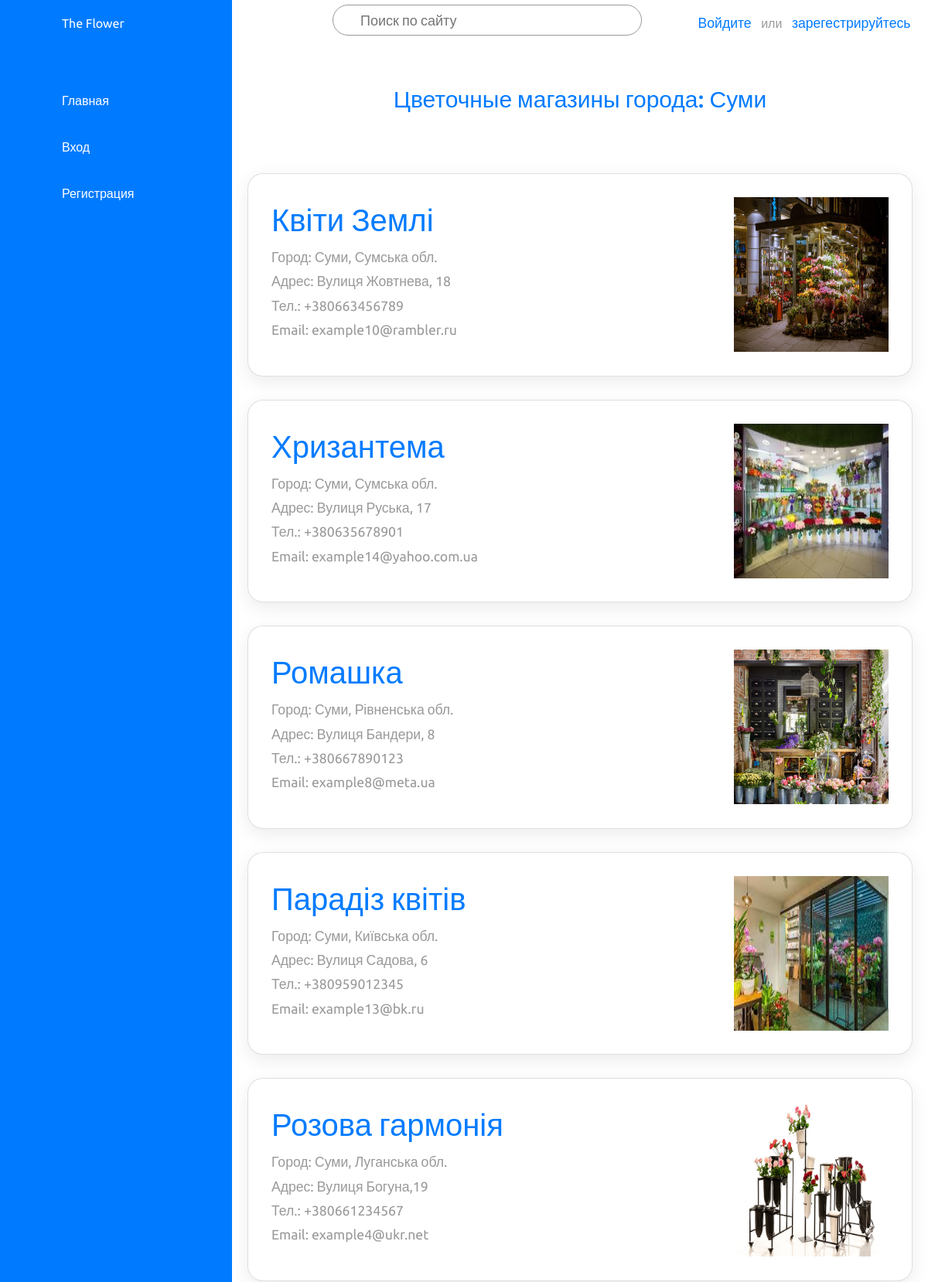
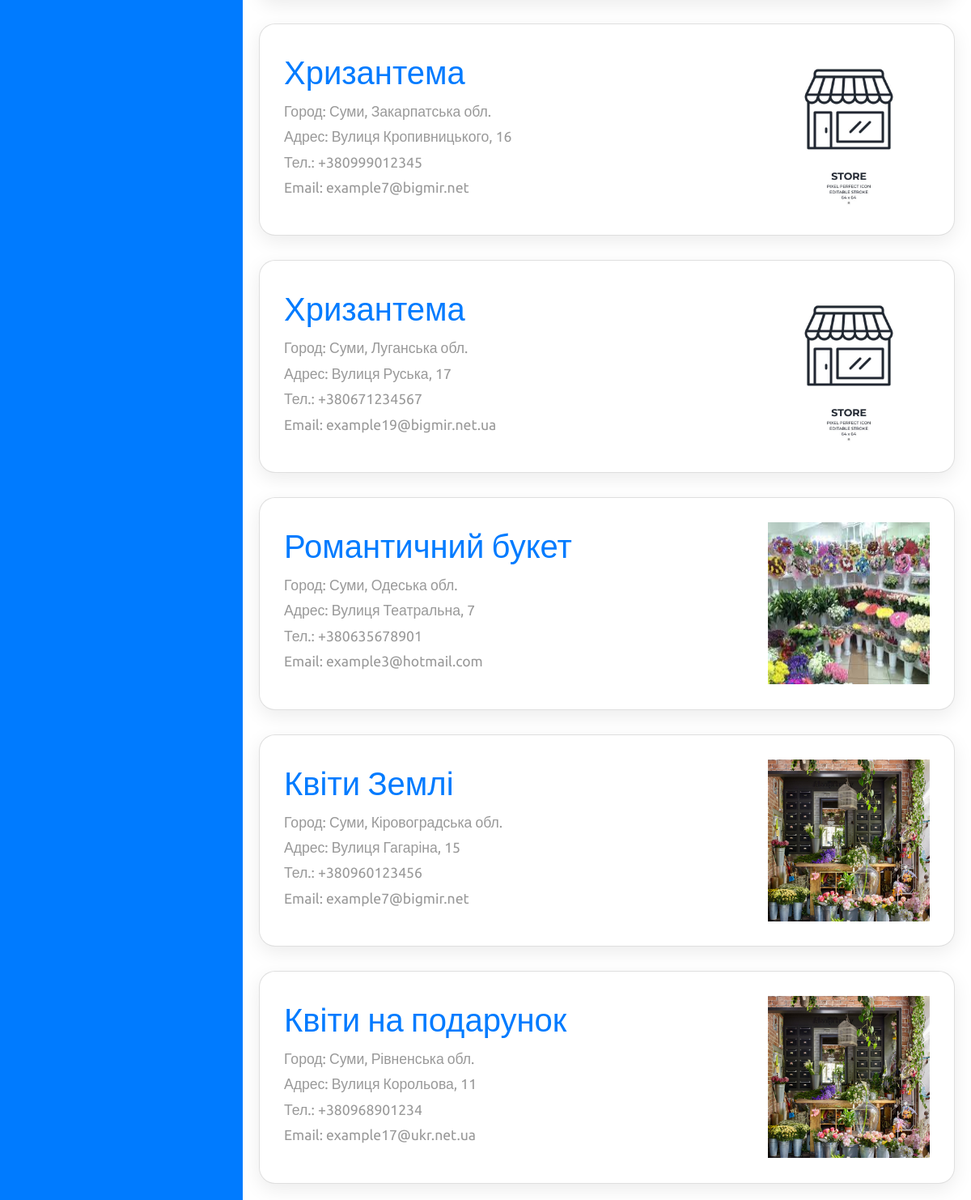
Screenshot of /shops/Sumi/ with the database file from the repository (2 pictures, top to bottom).
### shops/models.py (models this page shows, shortened)
class Shop(models.Model):
    name = models.CharField(max_length=200)
    city = models.CharField(max_length=200)
    district = models.CharField(max_length=200)
    country = models.CharField(max_length=200)
    address = models.TextField(blank=True, null=True)
    phone = models.CharField(max_length=20)
    email = models.EmailField()
    social = models.JSONField(default=social_default_value)
    image = models.ImageField(upload_to='shops', blank=True, null=True)
    slug = models.SlugField(default='', null=False)
    class Meta:
        verbose_name = "shop"
        verbose_name_plural = "shops"
        ordering = ('city',)

### shops/views.py (the view)
# urls.py: path("", include("shops.urls")),
def shops(request, slug):
    shops = Shop.objects.filter(slug=slug)
    return render(request, "shops/shops.html", {'shops': shops})

### shops/templates/shops/shops.html (shortened to what this page needs)
{% extends "shops/base.html" %}
{% load static %}
{% block extra_head %}
  <link rel="stylesheet" href='{%static "css/shops.css" %}' />
{% endblock %}
{% block content %}
<div class="titleContent">
  <h3>Цветочные магазины города: {{ shops.first.city }}</h3>
</div>
<div class="cardBox">
    {% for shop in shops%}
    <div class="card">
        <a href="{{ shop.pk }}" class="shop"></a>
        <div>
            <div class="title">{{ shop.name }}</div>
            <div class="cardName">Город: {{ shop.city }}, {{ shop.district }} обл.</div>
            <div class="cardName">Адрес: {{ shop.address }}</div>
            <div class="cardName">Тел.: {{ shop.phone }}</div>
            <div class="cardName">Email: {{ shop.email }}</div>
        </div>
        <div class="imageBox">
            <img src="{{shop.image.url}}" alt="">
        </div>
    </div>
    {% endfor %}
</div>
{% endblock %}

### shops/static/css/base.css (style rules this page uses)
* { margin: 0; padding: 0; box-sizing: border-box; font-family: 'Ubuntu', sans-serif; }
:root { --blue: #287bff; --white: #fff; --grey: #f5f5f5; --black1: #222; --black2: #999; --blue1: #84b2fa; --green: #47eb0c; }
body { min-height: 100vh; overflow-x: hidden; }
a { text-decoration: none; }

### shops/static/css/shops.css (style rules this page uses)
.titleContent { text-align: center; color: var(--blue); font-size: 20px; }
.titleContent h3 { padding-top: 50px; padding-bottom: 50px; font-size: 1.5em; }
.cardBox { position: relative; width: 100%; padding: 20px; display: grid; grid-template-columns: repeat(3, 1fr); grid-gap: 30px; }
.cardBox .card { position: relative; background: var(--white); padding: 30px; border-radius: 20px; display: flex; height: 100%; justify-content: space-between; cursor: pointer; box-shadow: 0 7px 25px rgba(0, 0, 0, 0.08); flex-direction: row; }
.cardBox .card .title { position: relative; font-weight: 500; font-size: 2.5em; color: var(--blue); }
.cardBox .card a.shop { position: absolute; width: 100%; height: 60%; top: 0; left: 0; z-index: 1; color: var(--blue); }
.cardBox .card .cardName { color: var(--black2); font-size: 1.1em; margin-top: 5px; }
.cardBox .card .imageBox img { height: 200px; width: 200px; }
@media (max-width:1901px) { .cardBox { grid-template-columns: repeat(2, 1fr); } }
@media (max-width:1601px) { .cardBox { grid-template-columns: repeat(1, 1fr); } }

### rows the page displays
Shop: first.city "Суми", name "Квіти Землі", city "Суми", district "Сумська", address "Вулиця Жовтнева, 18", phone "+380663456789", email "example10@rambler.ru", image (picture)
Shop: name "Хризантема", city "Суми", district "Сумська", address "Вулиця Руська, 17", phone "+380635678901", email "example14@yahoo.com.ua", image (picture)
Shop: name "Ромашка", city "Суми", district "Рівненська", address "Вулиця Бандери, 8", phone "+380667890123", email "example8@meta.ua", image (picture)
Shop: name "Парадіз квітів", city "Суми", district "Київська", address "Вулиця Садова, 6", phone "+380959012345", email "example13@bk.ru", image (picture)
Shop: name "Розова гармонія", city "Суми", district "Луганська", address "Вулиця Богуна,19", phone "+380661234567", email "example4@ukr.net", image (picture)
Shop: name "Хризантема", city "Суми", district "Закарпатська", address "Вулиця Кропивницького, 16", phone "+380999012345", email "example7@bigmir.net", image (picture)
Shop: name "Хризантема", city "Суми", district "Луганська", address "Вулиця Руська, 17", phone "+380671234567", email "example19@bigmir.net.ua", image (picture)
Shop: name "Романтичний букет", city "Суми", district "Одеська", address "Вулиця Театральна, 7", phone "+380635678901", email "example3@hotmail.com", image (picture)
Shop: name "Квіти Землі", city "Суми", district "Кіровоградська", address "Вулиця Гагаріна, 15", phone "+380960123456", email "example7@bigmir.net", image (picture)
Shop: name "Квіти на подарунок", city "Суми", district "Рівненська", address "Вулиця Корольова, 11", phone "+380968901234", email "example17@ukr.net.ua", image (picture)
